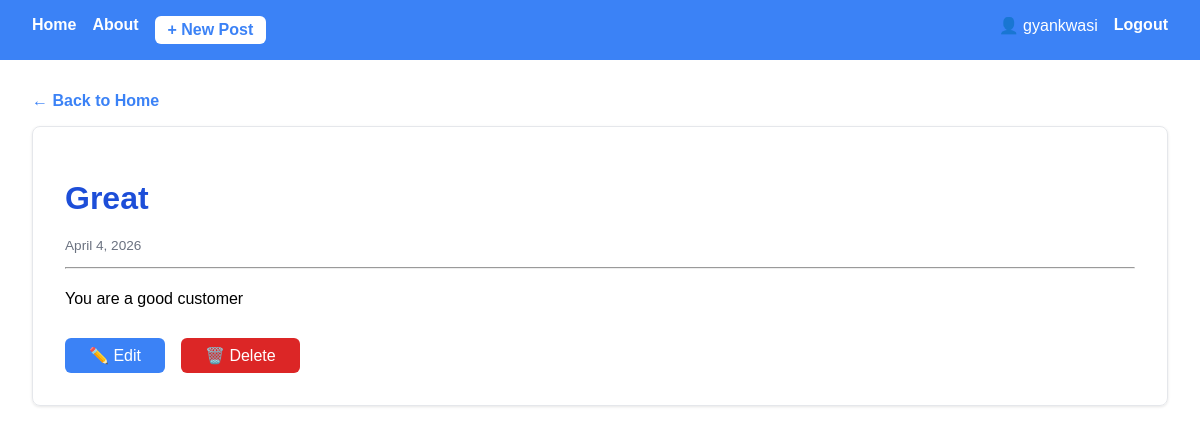
Page /post/2/ (signed in) on the committed database.
### blog/models.py (models this page shows, shortened)
class Post(models.Model):
    title = models.CharField(max_length=200)
    content = models.TextField()
    date = models.DateTimeField(auto_now_add=True)

### blog/views.py (the view)
# urls.py: path('post/<int:pk>/', views.post_detail, name='post_detail'),
def post_detail(request, pk):
    post = Post.objects.get(pk=pk)
    return render(request, 'blog/post_detail.html', {'post': post})

### blog/templates/blog/post_detail.html (shortened to what this page needs)
{% extends 'blog/base.html' %}
{% block content %}
<a href="/" style="
        color: #3b82f6;
        text-decoration: none;
        font-weight: bold;
    ">← Back to Home</a>
<div style="
        border: 1px solid #e5e7eb;
        border-radius: 8px;
        padding: 2rem;
        margin-top: 1rem;
        box-shadow: 0 1px 3px rgba(0,0,0,0.1);
    ">
    <h1 style="color: #1d4ed8;">{{ post.title }}</h1>
    <p style="color: #6b7280; font-size: 0.85rem;">
        {{ post.date|date:"F j, Y" }}
    </p>
    <hr>
    <p style="line-height: 1.8;">{{ post.content }}</p>
    <div style="margin-top: 1.5rem; display: flex; gap: 1rem;">
        <a href="{% url 'post_edit' post.pk %}" style="
                background: #3b82f6;
                color: white;
                padding: 0.5rem 1.5rem;
                border-radius: 6px;
                text-decoration: none;
            ">✏️ Edit</a>
        <a href="{% url 'post_delete' post.pk %}" style="
                background: #dc2626;
                color: white;
                padding: 0.5rem 1.5rem;
                border-radius: 6px;
                text-decoration: none;
            ">🗑️ Delete</a>
    </div>
</div>
{% endblock %}

### blog/templates/blog/base.html (shortened to what this page needs)
<!DOCTYPE html>
<html lang="en">
<head>
</head>
<body>
    <nav>
        <a href="/">Home</a>
        <a href="/about/">About</a>
        {% if user.is_authenticated %}
        <a href="/post/create/" style="
                    background: white;
                    color: #3b82f6;
                    padding: 0.3rem 0.8rem;
                    border-radius: 6px;
                ">+ New Post</a>
        <span style="color: white; margin-left: auto;">
            👤 {{ user.username }}
        </span>
        <a href="/logout/" style="color: white;">Logout</a>
        {% else %}
        <a href="/login/" style="color: white; margin-left: auto;">Login</a>
        <a href="/register/" style="color: white;">Register</a>
        {% endif %}
    </nav>
    <div class="content">
        {% block content %}{% endblock %}
    </div>
</body>
</html>

### blog/templates/blog/base.html (style rules this page uses)
body { font-family: Arial, sans-serif; margin: 0; }
nav { background: #3b82f6; padding: 1rem 2rem; display: flex; gap: 1rem; }
nav a { color: white; text-decoration: none; font-weight: bold; }
.content { padding: 2rem; }

### rows in the picture
Post: title "Great", date "April 4, 2026", content "You are a good customer"

### other values in the picture
{{ user.username }} "gyankwasi"
